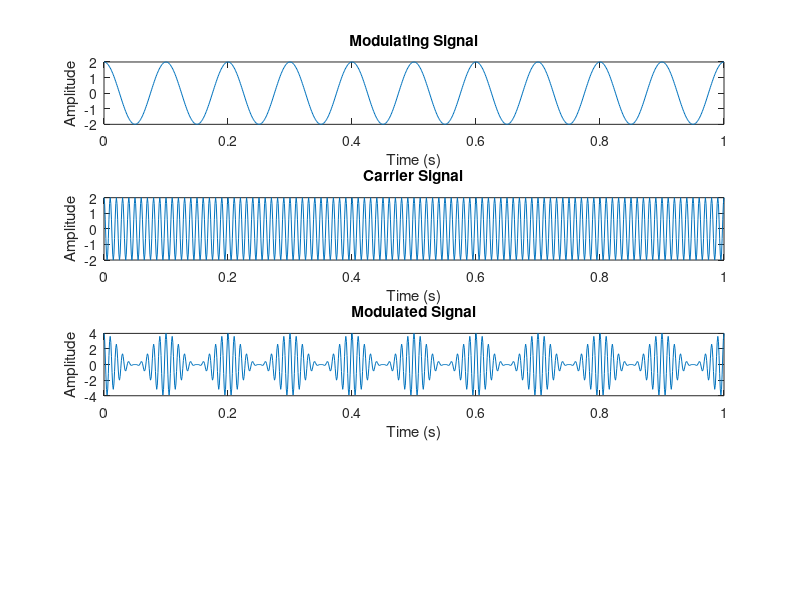

The MATLAB source for this figure: (Note: this script raises an error after producing the figure.)
% Amplitude Modulation Simulation in MATLAB

% Parameters
Ac = 2;          % Carrier amplitude
Am = 2;          % Modulating amplitude
fc = 100;        % Carrier frequency (in Hz)
fm = 10;         % Modulating frequency (in Hz)
duration = 1;    % Duration of the signal (in seconds)
Fs = 1000;       % Sampling frequency

% Time vector
t = 0:1/Fs:duration;

% Modulating signal
modulating_signal = Am * cos(2*pi*fm*t);
subplot(4,1,1);
plot(t, modulating_signal);
title('Modulating Signal');
xlabel('Time (s)');
ylabel('Amplitude');

% Carrier signal
carrier_signal = Ac * cos(2*pi*fc*t);
subplot(4,1,2);
plot(t, carrier_signal);
title('Carrier Signal');
xlabel('Time (s)');
ylabel('Amplitude');

% Amplitude modulation
modulated_signal = (Ac + modulating_signal) .* (carrier_signal/Ac);
subplot(4,1,3);
plot(t, modulated_signal);
title('Modulated Signal');
xlabel('Time (s)');
ylabel('Amplitude');

% Demodulation
n= length(modulated_signal);
for i= 1:n
    if modulated_signal(i)<0
        modulated_signal(i)=0;
    end
end

LPF = dsp.LowpassFilter;

d = fdesign.lowpass('Fp,Fst,Ap,Ast',10,30,0.5,40,Fs);
Hd = design(d,'equiripple');
output = filter(Hd,modulated_signal);
%demodulated_signal = step(LPF,modulated_signal);

% Plotting the signals
subplot(4,1,4);
plot(t, output);
title('Demodulated Signal');
xlabel('Time (s)');
ylabel('Amplitude');




